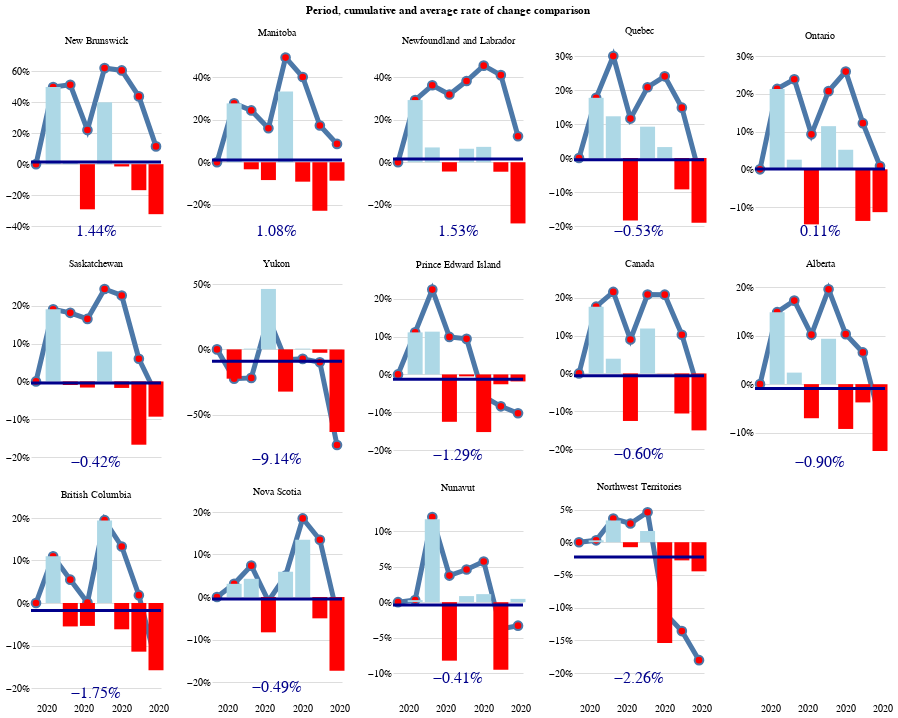

This figure's notebook cell:
### Code cell
custom_plot(data, category, 'SupportedEmployees', begin_date)

### Figure 1 — Vega-Lite specification as saved in the notebook (floating-point values rounded to 4 significant figures)
{"config": {"view": {"continuousWidth": 400, "continuousHeight": 300, "strokeOpacity": 0}, "axis": {"domain": false, "ticks": false}}, "data": {"name": "data-83e5d3755216aaca43d831976aa2feff"}, "facet": {"type": "nominal", "field": "Region", "sort": {"field": "Cumulative change", "op": "max", "order": "descending"}, "title": "Period, cumulative and average rate of change comparison"}, "spec": {"layer": [{"mark": {"type": "line", "point": {"fill": "red", "filled": false, "size": 75}, "size": 5}, "encoding": {"tooltip": [{"type": "temporal", "field": "Period", "format": "%b %Y"}, {"type": "nominal", "field": "Region", "title": "Province"}, {"type": "quantitative", "aggregate": "sum", "field": "Cumulative change", "format": ".2%", "title": "Cumulative change"}], "x": {"type": "temporal", "axis": {"grid": false, "tickCount": 7}, "field": "Period", "title": null}, "y": {"type": "quantitative", "aggregate": "sum", "axis": {"format": "%", "tickCount": 4}, "field": "Cumulative change", "title": null}}}, {"layer": [{"mark": {"type": "bar", "size": 15}, "encoding": {"color": {"type": "nominal", "field": "negative", "legend": null, "scale": {"range": ["lightblue", "red"]}}, "tooltip": [{"type": "temporal", "field": "Period", "format": "%Y", "title": "Year"}, {"type": "nominal", "field": "Region", "title": "Province"}, {"type": "quantitative", "aggregate": "sum", "field": "Rate of change", "format": ".2%", "title": "Period change"}], "x": {"type": "temporal", "axis": {"format": "%Y", "grid": false, "tickCount": 7}, "field": "Period", "title": null}, "y": {"type": "quantitative", "aggregate": "sum", "axis": {"format": "%", "tickCount": 4}, "field": "Rate of change", "title": null}}, "transform": [{"calculate": "(datum['Rate of change'] < 0)", "as": "negative"}]}, {"layer": [{"mark": {"type": "text", "color": "darkblue", "dy": 90, "size": 16}, "encoding": {"text": {"type": "quantitative", "aggregate": "mean", "field": "Rate of change", "format": ".2%"}}}, {"mark": {"type": "rule", "color": "darkblue", "size": 3}, "encoding": {"y": {"type": "quantitative", "aggregate": "mean", "field": "Rate of change"}}}]}]}], "height": 170, "width": 130}, "columns": 5, "resolve": {"scale": {"y": "independent"}}, "$schema": "https://vega.github.io/schema/vega-lite/v4.8.1.json", "datasets": {"data-83e5d3755216aaca43d831976aa2feff": [{"Region": "Alberta", "Period": "2020-03-15T00:00:00", "SupportedEmployees": 29670.0, "Rate of change": 0.0, "Cumulative change": 0.0}, {"Region": "Alberta", "Period": "2020-04-12T00:00:00", "SupportedEmployees": 34070.0, "Rate of change": 0.1482, "Cumulative change": 0.1482}, {"Region": "Alberta", "Period": "2020-05-10T00:00:00", "SupportedEmployees": 34880.0, "Rate of change": 0.02375, "Cumulative change": 0.172}, {"Region": "Alberta", "Period": "2020-06-07T00:00:00", "SupportedEmployees": 32430.0, "Rate of change": -0.07019, "Cumulative change": 0.1018}, {"Region": "Alberta", "Period": "2020-07-05T00:00:00", "SupportedEmployees": 35460.0, "Rate of change": 0.09343, "Cumulative change": 0.1952}, {"Region": "Alberta", "Period": "2020-08-02T00:00:00", "SupportedEmployees": 32190.0, "Rate of change": -0.09227, "Cumulative change": 0.1029}, {"Region": "Alberta", "Period": "2020-08-30T00:00:00", "SupportedEmployees": 30980.0, "Rate of change": -0.03762, "Cumulative change": 0.06532}, {"Region": "Alberta", "Period": "2020-09-27T00:00:00", "SupportedEmployees": 26710.0, "Rate of change": -0.1377, "Cumulative change": -0.07239}, {"Region": "British Columbia", "Period": "2020-03-15T00:00:00", "SupportedEmployees": 22380.0, "Rate of change": 0.0, "Cumulative change": 0.0}, {"Region": "British Columbia", "Period": "2020-04-12T00:00:00", "SupportedEmployees": 24850.0, "Rate of change": 0.11, "Cumulative change": 0.11}, {"Region": "British Columbia", "Period": "2020-05-10T00:00:00", "SupportedEmployees": 23480.0, "Rate of change": -0.05514, "Cumulative change": 0.05489}, {"Region": "British Columbia", "Period": "2020-06-07T00:00:00", "SupportedEmployees": 22210.0, "Rate of change": -0.05392, "Cumulative change": 0.000971}, {"Region": "British Columbia", "Period": "2020-07-05T00:00:00", "SupportedEmployees": 26520.0, "Rate of change": 0.1939, "Cumulative change": 0.1948}, {"Region": "British Columbia", "Period": "2020-08-02T00:00:00", "SupportedEmployees": 24880.0, "Rate of change": -0.06188, "Cumulative change": 0.1329}, {"Region": "British Columbia", "Period": "2020-08-30T00:00:00", "SupportedEmployees": 22030.0, "Rate of change": -0.1145, "Cumulative change": 0.01842}, {"Region": "British Columbia", "Period": "2020-09-27T00:00:00", "SupportedEmployees": 18550.0, "Rate of change": -0.158, "Cumulative change": -0.1396}, {"Region": "Canada", "Period": "2020-03-15T00:00:00", "SupportedEmployees": 171300.0, "Rate of change": 0.0, "Cumulative change": 0.0}, {"Region": "Canada", "Period": "2020-04-12T00:00:00", "SupportedEmployees": 201600.0, "Rate of change": 0.1767, "Cumulative change": 0.1767}, {"Region": "Canada", "Period": "2020-05-10T00:00:00", "SupportedEmployees": 209400.0, "Rate of change": 0.03903, "Cumulative change": 0.2158}, {"Region": "Canada", "Period": "2020-06-07T00:00:00", "SupportedEmployees": 183100.0, "Rate of change": -0.1258, "Cumulative change": 0.08996}, {"Region": "Canada", "Period": "2020-07-05T00:00:00", "SupportedEmployees": 204900.0, "Rate of change": 0.1189, "Cumulative change": 0.2089}, {"Region": "Canada", "Period": "2020-08-02T00:00:00", "SupportedEmployees": 204800.0, "Rate of change": -0.0003514, "Cumulative change": 0.2086}, {"Region": "Canada", "Period": "2020-08-30T00:00:00", "SupportedEmployees": 183100.0, "Rate of change": -0.106, "Cumulative change": 0.1025}, {"Region": "Canada", "Period": "2020-09-27T00:00:00", "SupportedEmployees": 155500.0, "Rate of change": -0.1507, "Cumulative change": -0.04819}, {"Region": "Manitoba", "Period": "2020-03-15T00:00:00", "SupportedEmployees": 4906.0, "Rate of change": 0.0, "Cumulative change": 0.0}, {"Region": "Manitoba", "Period": "2020-04-12T00:00:00", "SupportedEmployees": 6265.0, "Rate of change": 0.277, "Cumulative change": 0.277}, {"Region": "Manitoba", "Period": "2020-05-10T00:00:00", "SupportedEmployees": 6057.0, "Rate of change": -0.0332, "Cumulative change": 0.2438}, {"Region": "Manitoba", "Period": "2020-06-07T00:00:00", "SupportedEmployees": 5549.0, "Rate of change": -0.08387, "Cumulative change": 0.1599}, {"Region": "Manitoba", "Period": "2020-07-05T00:00:00", "SupportedEmployees": 7395.0, "Rate of change": 0.3327, "Cumulative change": 0.4926}, {"Region": "Manitoba", "Period": "2020-08-02T00:00:00", "SupportedEmployees": 6719.0, "Rate of change": -0.09141, "Cumulative change": 0.4012}, {"Region": "Manitoba", "Period": "2020-08-30T00:00:00", "SupportedEmployees": 5185.0, "Rate of change": -0.2283, "Cumulative change": 0.1729}, {"Region": "Manitoba", "Period": "2020-09-27T00:00:00", "SupportedEmployees": 4735.0, "Rate of change": -0.08679, "Cumulative change": 0.0861}, {"Region": "New Brunswick", "Period": "2020-03-15T00:00:00", "SupportedEmployees": 2342.0, "Rate of change": 0.0, "Cumulative change": 0.0}, {"Region": "New Brunswick", "Period": "2020-04-12T00:00:00", "SupportedEmployees": 3511.0, "Rate of change": 0.4991, "Cumulative change": 0.4991}, {"Region": "New Brunswick", "Period": "2020-05-10T00:00:00", "SupportedEmployees": 3561.0, "Rate of change": 0.01424, "Cumulative change": 0.5134}, {"Region": "New Brunswick", "Period": "2020-06-07T00:00:00", "SupportedEmployees": 2521.0, "Rate of change": -0.2921, "Cumulative change": 0.2213}, {"Region": "New Brunswick", "Period": "2020-07-05T00:00:00", "SupportedEmployees": 3530.0, "Rate of change": 0.4002, "Cumulative change": 0.6216}, {"Region": "New Brunswick", "Period": "2020-08-02T00:00:00", "SupportedEmployees": 3478.0, "Rate of change": -0.01473, "Cumulative change": 0.6068}, {"Region": "New Brunswick", "Period": "2020-08-30T00:00:00", "SupportedEmployees": 2893.0, "Rate of change": -0.1682, "Cumulative change": 0.4386}, {"Region": "New Brunswick", "Period": "2020-09-27T00:00:00", "SupportedEmployees": 1957.0, "Rate of change": -0.3235, "Cumulative change": 0.1151}, {"Region": "Newfoundland and Labrador", "Period": "2020-03-15T00:00:00", "SupportedEmployees": 2485.0, "Rate of change": 0.0, "Cumulative change": 0.0}, {"Region": "Newfoundland and Labrador", "Period": "2020-04-12T00:00:00", "SupportedEmployees": 3212.0, "Rate of change": 0.2926, "Cumulative change": 0.2926}, {"Region": "Newfoundland and Labrador", "Period": "2020-05-10T00:00:00", "SupportedEmployees": 3436.0, "Rate of change": 0.06974, "Cumulative change": 0.3623}, {"Region": "Newfoundland and Labrador", "Period": "2020-06-07T00:00:00", "SupportedEmployees": 3286.0, "Rate of change": -0.04366, "Cumulative change": 0.3186}, {"Region": "Newfoundland and Labrador", "Period": "2020-07-05T00:00:00", "SupportedEmployees": 3495.0, "Rate of change": 0.0636, "Cumulative change": 0.3822}, {"Region": "Newfoundland and Labrador", "Period": "2020-08-02T00:00:00", "SupportedEmployees": 3748.0, "Rate of change": 0.07239, "Cumulative change": 0.4546}, {"Region": "Newfoundland and Labrador", "Period": "2020-08-30T00:00:00", "SupportedEmployees": 3581.0, "Rate of change": -0.04456, "Cumulative change": 0.4101}, {"Region": "Newfoundland and Labrador", "Period": "2020-09-27T00:00:00", "SupportedEmployees": 2550.0, "Rate of change": -0.2879, "Cumulative change": 0.1222}, {"Region": "Northwest Territories", "Period": "2020-03-15T00:00:00", "SupportedEmployees": 1018.0, "Rate of change": 0.0, "Cumulative change": 0.0}, {"Region": "Northwest Territories", "Period": "2020-04-12T00:00:00", "SupportedEmployees": 1021.0, "Rate of change": 0.002947, "Cumulative change": 0.002947}, {"Region": "Northwest Territories", "Period": "2020-05-10T00:00:00", "SupportedEmployees": 1055.0, "Rate of change": 0.0333, "Cumulative change": 0.03625}, {"Region": "Northwest Territories", "Period": "2020-06-07T00:00:00", "SupportedEmployees": 1047.0, "Rate of change": -0.007583, "Cumulative change": 0.02866}, {"Region": "Northwest Territories", "Period": "2020-07-05T00:00:00", "SupportedEmployees": 1065.0, "Rate of change": 0.01719, "Cumulative change": 0.04586}, {"Region": "Northwest Territories", "Period": "2020-08-02T00:00:00", "SupportedEmployees": 901.0, "Rate of change": -0.154, "Cumulative change": -0.1081}, {"Region": "Northwest Territories", "Period": "2020-08-30T00:00:00", "SupportedEmployees": 876.0, "Rate of change": -0.02775, "Cumulative change": -0.1359}, {"Region": "Northwest Territories", "Period": "2020-09-27T00:00:00", "SupportedEmployees": 837.0, "Rate of change": -0.04452, "Cumulative change": -0.1804}, {"Region": "Nova Scotia", "Period": "2020-03-15T00:00:00", "SupportedEmployees": 4420.0, "Rate of change": 0.0, "Cumulative change": 0.0}, {"Region": "Nova Scotia", "Period": "2020-04-12T00:00:00", "SupportedEmployees": 4557.0, "Rate of change": 0.031, "Cumulative change": 0.031}, {"Region": "Nova Scotia", "Period": "2020-05-10T00:00:00", "SupportedEmployees": 4752.0, "Rate of change": 0.04279, "Cumulative change": 0.07379}, {"Region": "Nova Scotia", "Period": "2020-06-07T00:00:00", "SupportedEmployees": 4357.0, "Rate of change": -0.08312, "Cumulative change": -0.009336}, {"Region": "Nova Scotia", "Period": "2020-07-05T00:00:00", "SupportedEmployees": 4616.0, "Rate of change": 0.05944, "Cumulative change": 0.05011}, {"Region": "Nova Scotia", "Period": "2020-08-02T00:00:00", "SupportedEmployees": 5238.0, "Rate of change": 0.1347, "Cumulative change": 0.1849}, {"Region": "Nova Scotia", "Period": "2020-08-30T00:00:00", "SupportedEmployees": 4975.0, "Rate of change": -0.05021, "Cumulative change": 0.1346}, {"Region": "Nova Scotia", "Period": "2020-09-27T00:00:00", "SupportedEmployees": 4112.0, "Rate of change": -0.1735, "Cumulative change": -0.03882}, {"Region": "Nunavut", "Period": "2020-03-15T00:00:00", "SupportedEmployees": 681.0, "Rate of change": 0.0, "Cumulative change": 0.0}, {"Region": "Nunavut", "Period": "2020-04-12T00:00:00", "SupportedEmployees": 683.0, "Rate of change": 0.002937, "Cumulative change": 0.002937}, {"Region": "Nunavut", "Period": "2020-05-10T00:00:00", "SupportedEmployees": 763.0, "Rate of change": 0.1171, "Cumulative change": 0.1201}, {"Region": "Nunavut", "Period": "2020-06-07T00:00:00", "SupportedEmployees": 700.0, "Rate of change": -0.08257, "Cumulative change": 0.0375}, {"Region": "Nunavut", "Period": "2020-07-05T00:00:00", "SupportedEmployees": 706.0, "Rate of change": 0.008571, "Cumulative change": 0.04607}, {"Region": "Nunavut", "Period": "2020-08-02T00:00:00", "SupportedEmployees": 714.0, "Rate of change": 0.01133, "Cumulative change": 0.0574}, {"Region": "Nunavut", "Period": "2020-08-30T00:00:00", "SupportedEmployees": 646.0, "Rate of change": -0.09524, "Cumulative change": -0.03784}, {"Region": "Nunavut", "Period": "2020-09-27T00:00:00", "SupportedEmployees": 649.0, "Rate of change": 0.004644, "Cumulative change": -0.03319}, {"Region": "Ontario", "Period": "2020-03-15T00:00:00", "SupportedEmployees": 54640.0, "Rate of change": 0.0, "Cumulative change": 0.0}, {"Region": "Ontario", "Period": "2020-04-12T00:00:00", "SupportedEmployees": 66270.0, "Rate of change": 0.2128, "Cumulative change": 0.2128}, {"Region": "Ontario", "Period": "2020-05-10T00:00:00", "SupportedEmployees": 67960.0, "Rate of change": 0.02558, "Cumulative change": 0.2384}, {"Region": "Ontario", "Period": "2020-06-07T00:00:00", "SupportedEmployees": 58060.0, "Rate of change": -0.1457, "Cumulative change": 0.09272}, {"Region": "Ontario", "Period": "2020-07-05T00:00:00", "SupportedEmployees": 64700.0, "Rate of change": 0.1143, "Cumulative change": 0.207}, {"Region": "Ontario", "Period": "2020-08-02T00:00:00", "SupportedEmployees": 68050.0, "Rate of change": 0.05184, "Cumulative change": 0.2588}, {"Region": "Ontario", "Period": "2020-08-30T00:00:00", "SupportedEmployees": 58760.0, "Rate of change": -0.1366, "Cumulative change": 0.1222}, {"Region": "Ontario", "Period": "2020-09-27T00:00:00", "SupportedEmployees": 52100.0, "Rate of change": -0.1134, "Cumulative change": 0.00885}, {"Region": "Prince Edward Island", "Period": "2020-03-15T00:00:00", "SupportedEmployees": 548.0, "Rate of change": 0.0, "Cumulative change": 0.0}, {"Region": "Prince Edward Island", "Period": "2020-04-12T00:00:00", "SupportedEmployees": 609.0, "Rate of change": 0.1113, "Cumulative change": 0.1113}, {"Region": "Prince Edward Island", "Period": "2020-05-10T00:00:00", "SupportedEmployees": 678.0, "Rate of change": 0.1133, "Cumulative change": 0.2246}, {"Region": "Prince Edward Island", "Period": "2020-06-07T00:00:00", "SupportedEmployees": 593.0, "Rate of change": -0.1254, "Cumulative change": 0.09925}, {"Region": "Prince Edward Island", "Period": "2020-07-05T00:00:00", "SupportedEmployees": 590.0, "Rate of change": -0.005059, "Cumulative change": 0.09419}, {"Region": "Prince Edward Island", "Period": "2020-08-02T00:00:00", "SupportedEmployees": 500.0, "Rate of change": -0.1525, "Cumulative change": -0.05836}, {"Region": "Prince Edward Island", "Period": "2020-08-30T00:00:00", "SupportedEmployees": 487.0, "Rate of change": -0.026, "Cumulative change": -0.08436}, {"Region": "Prince Edward Island", "Period": "2020-09-27T00:00:00", "SupportedEmployees": 478.0, "Rate of change": -0.01848, "Cumulative change": -0.1028}, {"Region": "Quebec", "Period": "2020-03-15T00:00:00", "SupportedEmployees": 43830.0, "Rate of change": 0.0, "Cumulative change": 0.0}, {"Region": "Quebec", "Period": "2020-04-12T00:00:00", "SupportedEmployees": 51590.0, "Rate of change": 0.177, "Cumulative change": 0.177}, {"Region": "Quebec", "Period": "2020-05-10T00:00:00", "SupportedEmployees": 57920.0, "Rate of change": 0.1227, "Cumulative change": 0.2997}, {"Region": "Quebec", "Period": "2020-06-07T00:00:00", "SupportedEmployees": 47280.0, "Rate of change": -0.1838, "Cumulative change": 0.1159}, {"Region": "Quebec", "Period": "2020-07-05T00:00:00", "SupportedEmployees": 51630.0, "Rate of change": 0.09216, "Cumulative change": 0.2081}, {"Region": "Quebec", "Period": "2020-08-02T00:00:00", "SupportedEmployees": 53290.0, "Rate of change": 0.03217, "Cumulative change": 0.2403}, {"Region": "Quebec", "Period": "2020-08-30T00:00:00", "SupportedEmployees": 48380.0, "Rate of change": -0.09228, "Cumulative change": 0.148}, {"Region": "Quebec", "Period": "2020-09-27T00:00:00", "SupportedEmployees": 39180.0, "Rate of change": -0.1901, "Cumulative change": -0.04216}, {"Region": "Saskatchewan", "Period": "2020-03-15T00:00:00", "SupportedEmployees": 3725.0, "Rate of change": 0.0, "Cumulative change": 0.0}, {"Region": "Saskatchewan", "Period": "2020-04-12T00:00:00", "SupportedEmployees": 4437.0, "Rate of change": 0.1911, "Cumulative change": 0.1911}, {"Region": "Saskatchewan", "Period": "2020-05-10T00:00:00", "SupportedEmployees": 4395.0, "Rate of change": -0.009466, "Cumulative change": 0.1817}, {"Region": "Saskatchewan", "Period": "2020-06-07T00:00:00", "SupportedEmployees": 4324.0, "Rate of change": -0.01615, "Cumulative change": 0.1655}, {"Region": "Saskatchewan", "Period": "2020-07-05T00:00:00", "SupportedEmployees": 4666.0, "Rate of change": 0.07909, "Cumulative change": 0.2446}, {"Region": "Saskatchewan", "Period": "2020-08-02T00:00:00", "SupportedEmployees": 4586.0, "Rate of change": -0.01715, "Cumulative change": 0.2275}, {"Region": "Saskatchewan", "Period": "2020-08-30T00:00:00", "SupportedEmployees": 3818.0, "Rate of change": -0.1675, "Cumulative change": 0.06}, {"Region": "Saskatchewan", "Period": "2020-09-27T00:00:00", "SupportedEmployees": 3462.0, "Rate of change": -0.09324, "Cumulative change": -0.03324}, {"Region": "Yukon", "Period": "2020-03-15T00:00:00", "SupportedEmployees": 643.0, "Rate of change": 0.0, "Cumulative change": 0.0}, {"Region": "Yukon", "Period": "2020-04-12T00:00:00", "SupportedEmployees": 499.0, "Rate of change": -0.224, "Cumulative change": -0.224}, {"Region": "Yukon", "Period": "2020-05-10T00:00:00", "SupportedEmployees": 502.0, "Rate of change": 0.006012, "Cumulative change": -0.2179}, {"Region": "Yukon", "Period": "2020-06-07T00:00:00", "SupportedEmployees": 734.0, "Rate of change": 0.4622, "Cumulative change": 0.2442}, {"Region": "Yukon", "Period": "2020-07-05T00:00:00", "SupportedEmployees": 497.0, "Rate of change": -0.3229, "Cumulative change": -0.07868}, {"Region": "Yukon", "Period": "2020-08-02T00:00:00", "SupportedEmployees": 500.0, "Rate of change": 0.006036, "Cumulative change": -0.07264}, {"Region": "Yukon", "Period": "2020-08-30T00:00:00", "SupportedEmployees": 487.0, "Rate of change": -0.026, "Cumulative change": -0.09864}, {"Region": "Yukon", "Period": "2020-09-27T00:00:00", "SupportedEmployees": 179.0, "Rate of change": -0.6324, "Cumulative change": -0.7311}]}}
